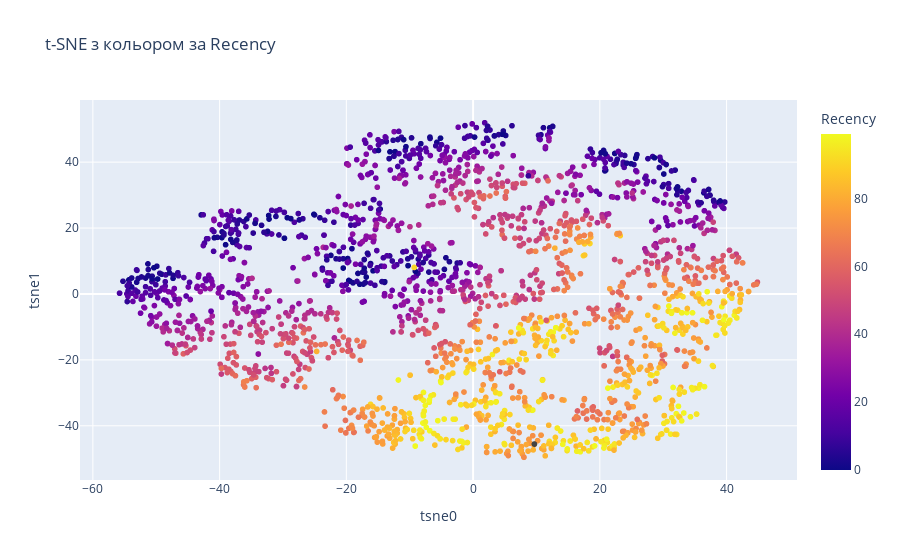
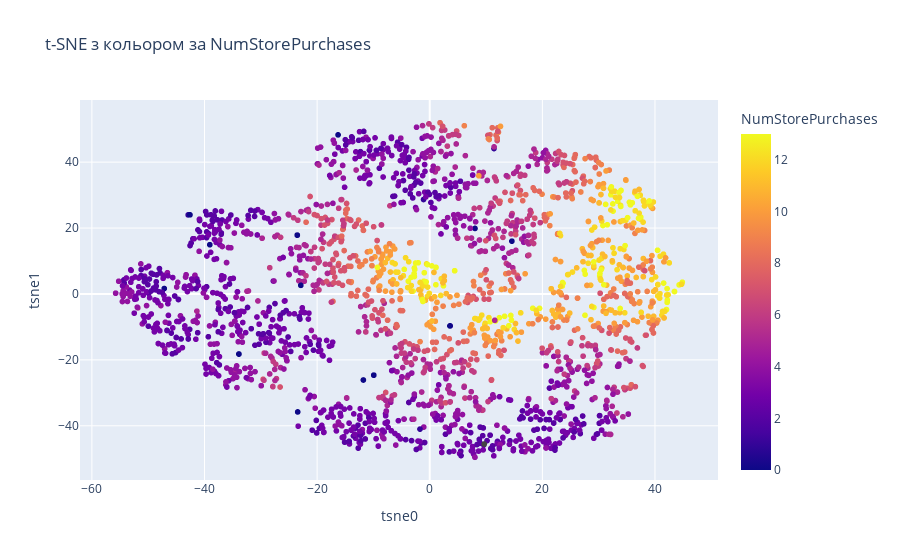
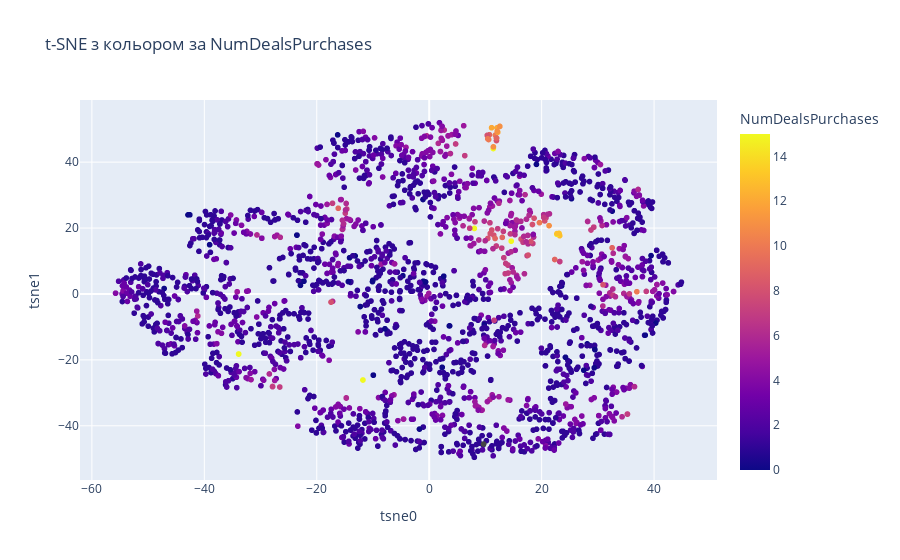
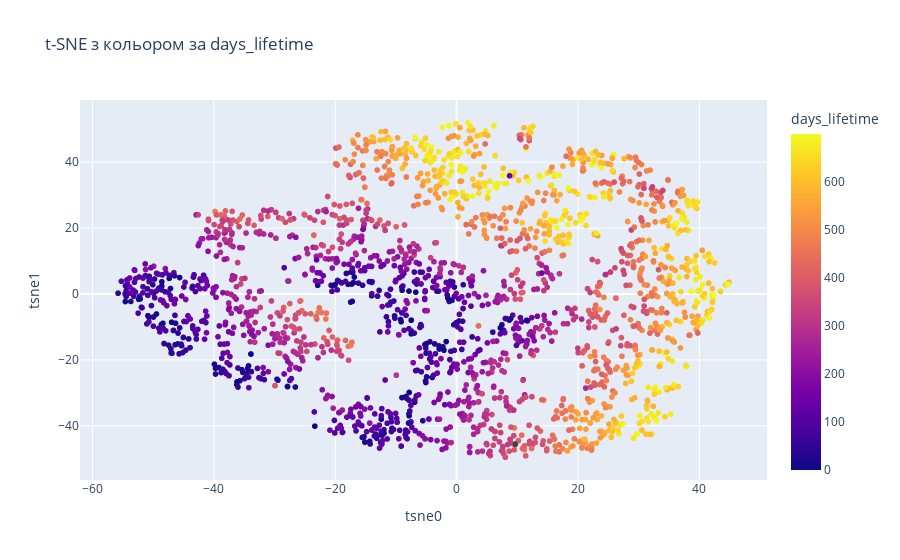

Source (notebook cell) for these figures, in order:
### Code cell
# Створення графіків для кожної ознаки
for feature in columns2:
    fig = px.scatter(df_combined, x='tsne0', y='tsne1', color=feature, title=f"t-SNE з кольором за {feature}")
    fig.show()

### Figure 1 — Plotly figure (JSON) as saved in the notebook; plotly's stock layout.template omitted (floating-point values rounded to 4 significant figures; data arrays with more than 128 entries replaced by an {"elided": "..."} marker saying what was removed)
{"data": [{"hovertemplate": "tsne0=%{x}<br>tsne1=%{y}<br>Recency=%{marker.color}<extra></extra>", "legendgroup": "", "marker": {"color": {"elided": "2240 int values"}, "coloraxis": "coloraxis", "symbol": "circle"}, "mode": "markers", "name": "", "showlegend": false, "type": "scattergl", "x": {"elided": "2240 float values"}, "xaxis": "x", "y": {"elided": "2240 float values"}, "yaxis": "y"}], "layout": {"coloraxis": {"colorbar": {"title": {"text": "Recency"}}, "colorscale": [[0, "#0d0887"], [0.1111, "#46039f"], [0.2222, "#7201a8"], [0.3333, "#9c179e"], [0.4444, "#bd3786"], [0.5556, "#d8576b"], [0.6667, "#ed7953"], [0.7778, "#fb9f3a"], [0.8889, "#fdca26"], [1, "#f0f921"]]}, "legend": {"tracegroupgap": 0}, "title": {"text": "t-SNE з кольором за Recency"}, "xaxis": {"anchor": "y", "domain": [0, 1], "title": {"text": "tsne0"}}, "yaxis": {"anchor": "x", "domain": [0, 1], "title": {"text": "tsne1"}}}}

### Figure 2 — Plotly figure (JSON) as saved in the notebook; plotly's stock layout.template omitted (floating-point values rounded to 4 significant figures; data arrays with more than 128 entries replaced by an {"elided": "..."} marker saying what was removed)
{"data": [{"hovertemplate": "tsne0=%{x}<br>tsne1=%{y}<br>NumStorePurchases=%{marker.color}<extra></extra>", "legendgroup": "", "marker": {"color": {"elided": "2240 int values"}, "coloraxis": "coloraxis", "symbol": "circle"}, "mode": "markers", "name": "", "showlegend": false, "type": "scattergl", "x": {"elided": "2240 float values"}, "xaxis": "x", "y": {"elided": "2240 float values"}, "yaxis": "y"}], "layout": {"coloraxis": {"colorbar": {"title": {"text": "NumStorePurchases"}}, "colorscale": [[0, "#0d0887"], [0.1111, "#46039f"], [0.2222, "#7201a8"], [0.3333, "#9c179e"], [0.4444, "#bd3786"], [0.5556, "#d8576b"], [0.6667, "#ed7953"], [0.7778, "#fb9f3a"], [0.8889, "#fdca26"], [1, "#f0f921"]]}, "legend": {"tracegroupgap": 0}, "title": {"text": "t-SNE з кольором за NumStorePurchases"}, "xaxis": {"anchor": "y", "domain": [0, 1], "title": {"text": "tsne0"}}, "yaxis": {"anchor": "x", "domain": [0, 1], "title": {"text": "tsne1"}}}}

### Figure 3 — Plotly figure (JSON) as saved in the notebook; plotly's stock layout.template omitted (floating-point values rounded to 4 significant figures; data arrays with more than 128 entries replaced by an {"elided": "..."} marker saying what was removed)
{"data": [{"hovertemplate": "tsne0=%{x}<br>tsne1=%{y}<br>NumDealsPurchases=%{marker.color}<extra></extra>", "legendgroup": "", "marker": {"color": {"elided": "2240 int values"}, "coloraxis": "coloraxis", "symbol": "circle"}, "mode": "markers", "name": "", "showlegend": false, "type": "scattergl", "x": {"elided": "2240 float values"}, "xaxis": "x", "y": {"elided": "2240 float values"}, "yaxis": "y"}], "layout": {"coloraxis": {"colorbar": {"title": {"text": "NumDealsPurchases"}}, "colorscale": [[0, "#0d0887"], [0.1111, "#46039f"], [0.2222, "#7201a8"], [0.3333, "#9c179e"], [0.4444, "#bd3786"], [0.5556, "#d8576b"], [0.6667, "#ed7953"], [0.7778, "#fb9f3a"], [0.8889, "#fdca26"], [1, "#f0f921"]]}, "legend": {"tracegroupgap": 0}, "title": {"text": "t-SNE з кольором за NumDealsPurchases"}, "xaxis": {"anchor": "y", "domain": [0, 1], "title": {"text": "tsne0"}}, "yaxis": {"anchor": "x", "domain": [0, 1], "title": {"text": "tsne1"}}}}

### Figure 4 — Plotly figure (JSON) as saved in the notebook; plotly's stock layout.template omitted (floating-point values rounded to 4 significant figures; data arrays with more than 128 entries replaced by an {"elided": "..."} marker saying what was removed)
{"data": [{"hovertemplate": "tsne0=%{x}<br>tsne1=%{y}<br>days_lifetime=%{marker.color}<extra></extra>", "legendgroup": "", "marker": {"color": {"elided": "2240 int values"}, "coloraxis": "coloraxis", "symbol": "circle"}, "mode": "markers", "name": "", "showlegend": false, "type": "scattergl", "x": {"elided": "2240 float values"}, "xaxis": "x", "y": {"elided": "2240 float values"}, "yaxis": "y"}], "layout": {"coloraxis": {"colorbar": {"title": {"text": "days_lifetime"}}, "colorscale": [[0, "#0d0887"], [0.1111, "#46039f"], [0.2222, "#7201a8"], [0.3333, "#9c179e"], [0.4444, "#bd3786"], [0.5556, "#d8576b"], [0.6667, "#ed7953"], [0.7778, "#fb9f3a"], [0.8889, "#fdca26"], [1, "#f0f921"]]}, "legend": {"tracegroupgap": 0}, "title": {"text": "t-SNE з кольором за days_lifetime"}, "xaxis": {"anchor": "y", "domain": [0, 1], "title": {"text": "tsne0"}}, "yaxis": {"anchor": "x", "domain": [0, 1], "title": {"text": "tsne1"}}}}
